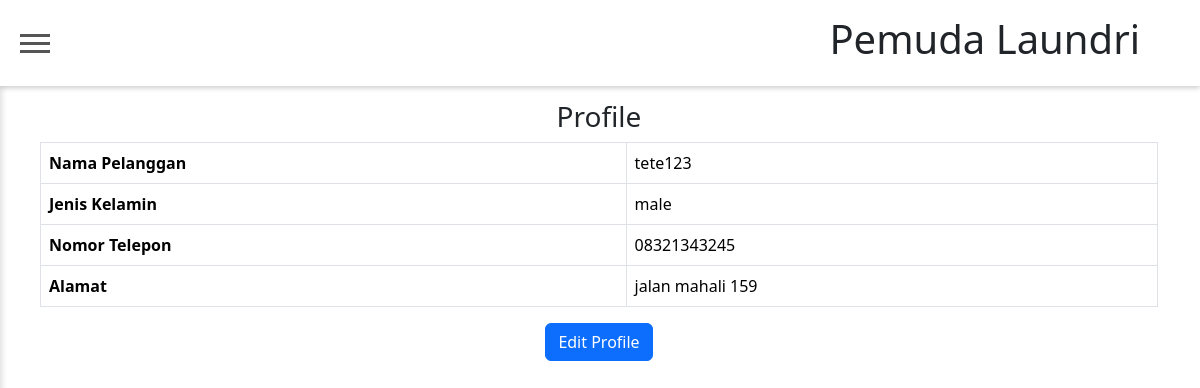
The page /user/profile.php (signed in) on the database its author committed.
### tables this page shows
CREATE TABLE `pembeli` (
  `id_pelanggan` int(11) NOT NULL,
  `username` varchar(255) NOT NULL,
  `nama_pelanggan` varchar(255) NOT NULL,
  `jenis_kelamin` enum('male','female') NOT NULL,
  `telp` varchar(15) NOT NULL,
  `alamat` varchar(255) NOT NULL,
  `password` varchar(255) NOT NULL,
  `role` enum('admin','user') NOT NULL
);

### user/profile.php (the view, shortened to what this page needs)
<?php
include "../config.php";
$user_id = $_SESSION["user"];
$query = "SELECT username, nama_pelanggan, jenis_kelamin, telp, alamat, password FROM pembeli WHERE id_pelanggan = '$user_id'";
$result = mysqli_query($connect, $query);
$user_data = mysqli_fetch_assoc($result);
?>
<!DOCTYPE html>
<html lang="en">
<head>
    <link href="https://cdn.jsdelivr.net/npm/bootstrap@5.3.2/dist/css/bootstrap.min.css" rel="stylesheet"
>
</head>
<body>
    <header class="header">
        <button type="button" class="toggle" id="toggle">
            <span></span>
        </button>
        <h1>Pemuda Laundri</h1>
    </header>
    <div class="container">
        <div class="card-header">
            <h3 class="text-center">Profile</h3>
        </div>
        <div class="card-body">
            <table class="table table-bordered">
                <tr>
                    <th>Nama Pelanggan</th>
                    <td>
                        <?= $user_data["nama_pelanggan"]; ?>
                    </td>
                </tr>
                <tr>
                    <th>Jenis Kelamin</th>
                    <td>
                        <?= $user_data["jenis_kelamin"]; ?>
                    </td>
                </tr>
                <tr>
                    <th>Nomor Telepon</th>
                    <td>
                        <?= $user_data["telp"]; ?>
                    </td>
                </tr>
                <tr>
                    <th>Alamat</th>
                    <td>
                        <?= $user_data["alamat"]; ?>
                    </td>
                </tr>
            </table>
        </div>
        <div class="card-footer text-center">
            <a href="profile_edit.php" class="btn btn-primary">Edit Profile</a>
        </div>
    </div>
</body>
</html>

### user/profile.php (style rules this page uses)
* { margin: 0; padding: 0; }
body { background-color: white; }
.header { background: #fff; box-shadow: 0 2px 5px rgba(0, 0, 0, 0.2); padding: 15px 20px; width: 100%; position: fixed; top: 0; left: 0; z-index: 9; display: flex; align-items: center; justify-content: space-between; padding-right: 20px; }
.toggle { background: transparent; border: none; width: 30px; height: 30px; cursor: pointer; outline: 0; }
.toggle span { width: 30px; height: 3px; background: #555; display: block; position: relative; cursor: pointer; }
.toggle span:before, .toggle span:after { content: ''; position: absolute; left: 0; width: 100%; height: 100%; background: #555; transition: all 0.3s ease-out; }
.toggle span:before { top: -8px; }
.toggle span:after { top: 8px; }
.header h1 { margin-right: 40px; }
.container { padding-top: 100px; padding-left: 10px; }

### rows shown on the page
pembeli: nama_pelanggan "tete123", jenis_kelamin "male", telp "08321343245", alamat "jalan mahali 159"
